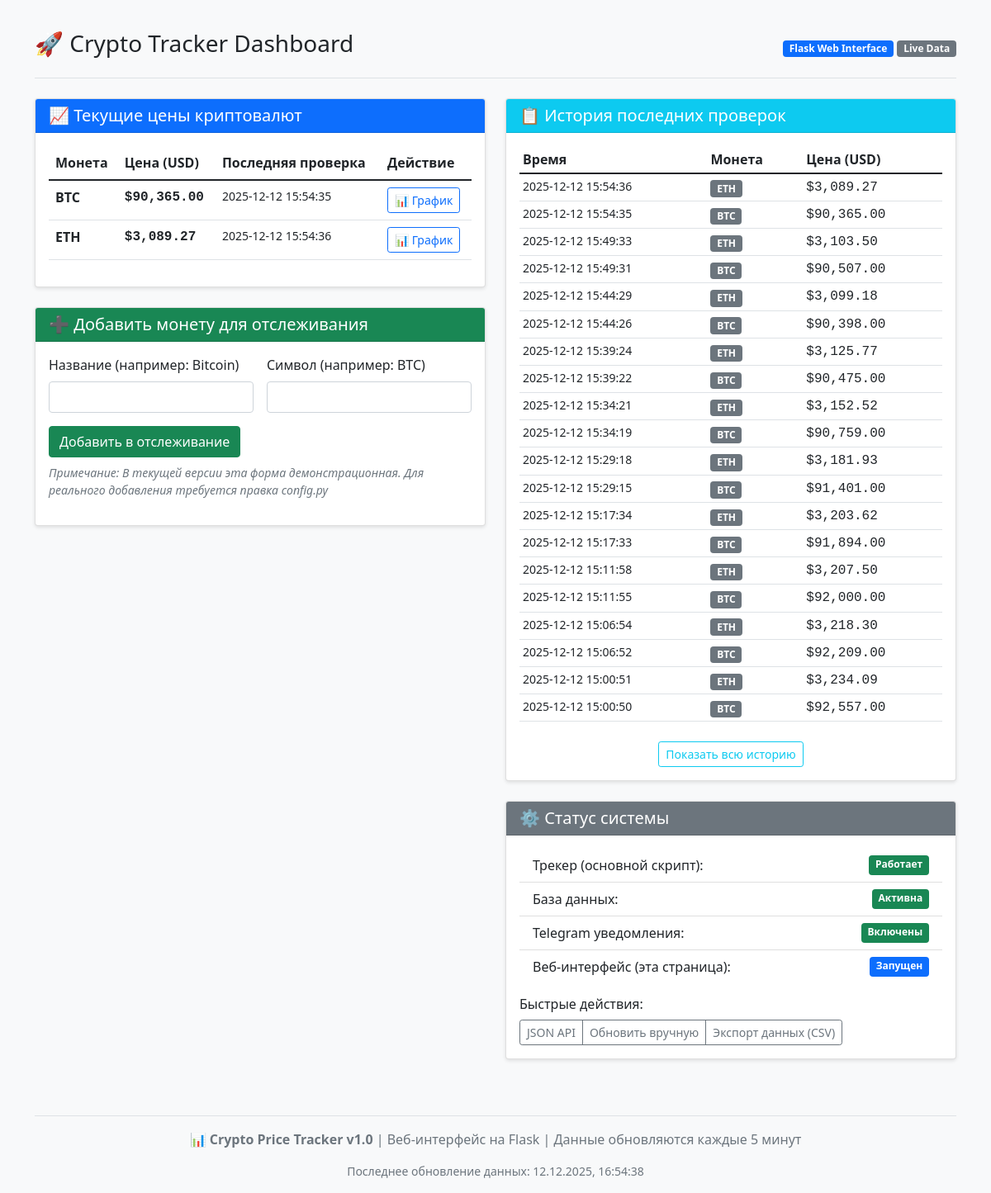
The page / on the database its author committed.
### tables this page shows
CREATE TABLE price_history (
            id INTEGER PRIMARY KEY AUTOINCREMENT,
            coin_symbol TEXT NOT NULL,
            price_usd REAL NOT NULL,
            timestamp DATETIME DEFAULT CURRENT_TIMESTAMP
        );

### app.py (the view)
@app.route('/')
def index():
    conn = get_db_connection()
    cursor = conn.cursor()
    cursor.execute('''
        SELECT coin_symbol, price_usd, timestamp
        FROM price_history
        WHERE id IN (
            SELECT MAX(id)
            FROM price_history
            GROUP BY coin_symbol
        )
        ORDER BY coin_symbol
    ''')
    latest_prices = cursor.fetchall()
    cursor.execute('''
        SELECT coin_symbol, price_usd, timestamp
        FROM price_history
        ORDER BY timestamp DESC
        LIMIT 20
    ''')
    history = cursor.fetchall()
    conn.close()
    return render_template('index.html',
                          latest_prices=latest_prices,
                          history=history)

### app.py (called while the page is built)
def get_db_connection():
    conn = sqlite3.connect(DB_PATH)
    conn.row_factory = sqlite3.Row  # Для доступа к колонкам по имени
    return conn

### templates/index.html (shortened to what this page needs)
{% extends "base.html" %}
{% block content %}
<div class="row">
    <div class="col-md-6">
        <div class="card">
            <div class="card-header bg-primary text-white">
                <h5 class="card-title mb-0">📈 Текущие цены криптовалют</h5>
            </div>
            <div class="card-body">
                {% if latest_prices %}
                <div class="table-responsive">
                    <table class="table table-hover">
                        <thead>
                            <tr>
                                <th>Монета</th>
                                <th>Цена (USD)</th>
                                <th>Последняя проверка</th>
                                <th>Действие</th>
                            </tr>
                        </thead>
                        <tbody>
                            {% for row in latest_prices %}
                            <tr>
                                <td><strong>{{ row['coin_symbol'] }}</strong></td>
                                <td class="monospace"><strong>${{ "{:,.2f}".format(row['price_usd']) }}</strong></td>
                                <td class="small">{{ row['timestamp'] }}</td>
                                <td>
                                    <a href="/chart/{{ row['coin_symbol'] }}"
                                       class="btn btn-sm btn-outline-primary"
                                       target="_blank">
                                        📊 График
                                    </a>
                                </td>
                            </tr>
                            {% endfor %}
                        </tbody>
                    </table>
                </div>
                {% else %}
                <div class="alert alert-warning">
                    В базе данных ещё нет записей. Запустите трекер для сбора данных.
                </div>
                {% endif %}
            </div>
        </div>
        <div class="card mt-4">
            <div class="card-header bg-success text-white">
                <h5 class="card-title mb-0">➕ Добавить монету для отслеживания</h5>
            </div>
            <div class="card-body">
                <form action="/add_coin" method="POST">
                    <div class="row g-3">
                        <div class="col-md-6">
                            <label for="coin_name" class="form-label">Название (например: Bitcoin)</label>
                            <input type="text" class="form-control" id="coin_name" name="coin_name" required>
                        </div>
                        <div class="col-md-6">
                            <label for="coin_symbol" class="form-label">Символ (например: BTC)</label>
                            <input type="text" class="form-control" id="coin_symbol" name="coin_symbol" required>
                        </div>
                    </div>
                    <button type="submit" class="btn btn-success mt-3">Добавить в отслеживание</button>
                </form>
                <p class="text-muted small mt-2">
                    <em>Примечание: В текущей версии эта форма демонстрационная. Для реального добавления требуется правка config.py</em>
                </p>
            </div>
        </div>
    </div>
    <div class="col-md-6">
        <div class="card">
            <div class="card-header bg-info text-white">
                <h5 class="card-title mb-0">📋 История последних проверок</h5>
            </div>
            <div class="card-body">
                {% if history %}
                <div class="table-responsive">
                    <table class="table table-sm">
                        <thead>
                            <tr>
                                <th>Время</th>
                                <th>Монета</th>
                                <th>Цена (USD)</th>
                            </tr>
                        </thead>
                        <tbody>
                            {% for row in history %}
                            <tr>
                                <td class="small">{{ row['timestamp'] }}</td>
                                <td><span class="badge bg-secondary">{{ row['coin_symbol'] }}</span></td>
                                <td class="monospace">${{ "{:,.2f}".format(row['price_usd']) }}</td>
                            </tr>
                            {% endfor %}
                        </tbody>
                    </table>
                </div>
                <div class="text-center mt-2">
                    <a href="#" class="btn btn-sm btn-outline-info">Показать всю историю</a>
                </div>
                {% else %}
                <div class="alert alert-warning">
                    История проверок пуста.
                </div>
                {% endif %}
            </div>
        </div>
        <div class="card mt-4">
            <div class="card-header bg-secondary text-white">
                <h5 class="card-title mb-0">⚙️ Статус системы</h5>
            </div>
            <div class="card-body">
                <ul class="list-group list-group-flush">
                    <li class="list-group-item d-flex justify-content-between">
                        <span>Трекер (основной скрипт):</span>
                        <span class="badge bg-success">Работает</span>
                    </li>
                    <li class="list-group-item d-flex justify-content-between">
                        <span>База данных:</span>
                        <span class="badge bg-success">Активна</span>
                    </li>
                    <li class="list-group-item d-flex justify-content-between">
                        <span>Telegram уведомления:</span>
                        <span class="badge bg-success">Включены</span>
                    </li>
                    <li class="list-group-item d-flex justify-content-between">
                        <span>Веб-интерфейс (эта страница):</span>
                        <span class="badge bg-primary">Запущен</span>
                    </li>
                </ul>
                <div class="mt-3">
                    <h6>Быстрые действия:</h6>
                    <div class="btn-group" role="group">
                        <a href="/api/prices" class="btn btn-outline-secondary btn-sm" target="_blank">JSON API</a>
                        <a href="#" class="btn btn-outline-secondary btn-sm">Обновить вручную</a>
                        <a href="#" class="btn btn-outline-secondary btn-sm">Экспорт данных (CSV)</a>
                    </div>
                </div>
            </div>
        </div>
    </div>
</div>
{% endblock %}

### templates/base.html (style rules this page uses)
body { padding-top: 20px; background-color: #f8f9fa; }
.card { margin-bottom: 20px; box-shadow: 0 2px 4px rgba(0,0,0,.1); }
.monospace { font-family: 'Courier New', monospace; }

### rows shown on the page
price_history: coin_symbol "BTC", price_usd "90,365.00", timestamp "2025-12-12 15:54:35"
price_history: coin_symbol "ETH", price_usd "3,089.27", timestamp "2025-12-12 15:54:36"
price_history: timestamp "2025-12-12 15:49:33", coin_symbol "ETH", price_usd "3,103.50"
price_history: timestamp "2025-12-12 15:49:31", coin_symbol "BTC", price_usd "90,507.00"
price_history: timestamp "2025-12-12 15:44:29", coin_symbol "ETH", price_usd "3,099.18"
price_history: timestamp "2025-12-12 15:44:26", coin_symbol "BTC", price_usd "90,398.00"
price_history: timestamp "2025-12-12 15:39:24", coin_symbol "ETH", price_usd "3,125.77"
price_history: timestamp "2025-12-12 15:39:22", coin_symbol "BTC", price_usd "90,475.00"
price_history: timestamp "2025-12-12 15:34:21", coin_symbol "ETH", price_usd "3,152.52"
price_history: timestamp "2025-12-12 15:34:19", coin_symbol "BTC", price_usd "90,759.00"
price_history: timestamp "2025-12-12 15:29:18", coin_symbol "ETH", price_usd "3,181.93"
price_history: timestamp "2025-12-12 15:29:15", coin_symbol "BTC", price_usd "91,401.00"
price_history: timestamp "2025-12-12 15:17:34", coin_symbol "ETH", price_usd "3,203.62"
price_history: timestamp "2025-12-12 15:17:33", coin_symbol "BTC", price_usd "91,894.00"
price_history: timestamp "2025-12-12 15:11:58", coin_symbol "ETH", price_usd "3,207.50"
price_history: timestamp "2025-12-12 15:11:55", coin_symbol "BTC", price_usd "92,000.00"
price_history: timestamp "2025-12-12 15:06:54", coin_symbol "ETH", price_usd "3,218.30"
price_history: timestamp "2025-12-12 15:06:52", coin_symbol "BTC", price_usd "92,209.00"
price_history: timestamp "2025-12-12 15:00:51", coin_symbol "ETH", price_usd "3,234.09"
price_history: timestamp "2025-12-12 15:00:50", coin_symbol "BTC", price_usd "92,557.00"
